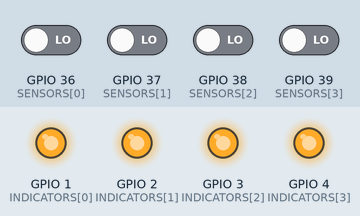
Simulated run of this sketch. Board: ESP32. Parts: output pins drawn as LEDs (lit = HIGH). The test bench sets the inputs (shaded band); at power-on: GPIO 36 (SENSORS[0]), GPIO 37 (SENSORS[1]), GPIO 38 (SENSORS[2]), GPIO 39 (SENSORS[3]) LOW.

Above: at 1.2 s.
1.3 s: GPIO 36 (SENSORS[0]) driven HIGH
At 2.3 s:
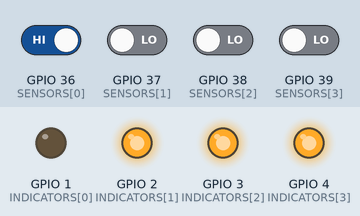
2.8 s: GPIO 37 (SENSORS[1]) driven HIGH
At 3.5 s:
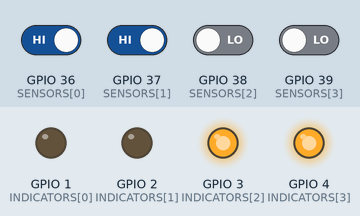
4.3 s: GPIO 38 (SENSORS[2]) driven HIGH
At 4.6 s:
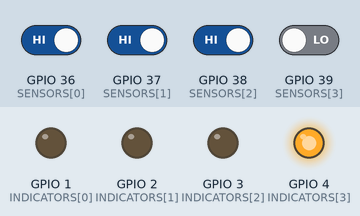
5.8 s: GPIO 39 (SENSORS[3]) driven HIGH
At 7.0 s:
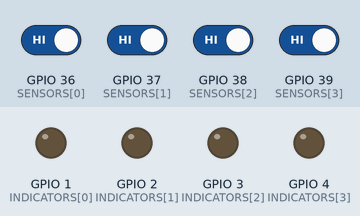
7.3 s: GPIO 36 (SENSORS[0]) driven LOW
At 8.1 s:
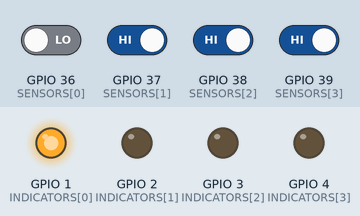
8.8 s: GPIO 37 (SENSORS[1]) driven LOW
At 9.2 s:
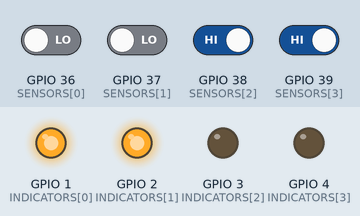
Timing chart, 0 to 11.3 s (numbered marks = the images above; inputs shaded):
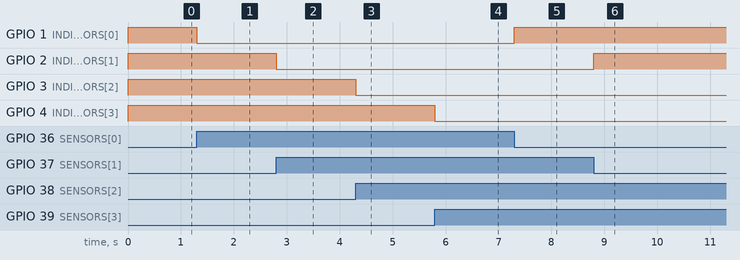

The sketch:

parking.ino
```cpp
/*
Notes:
Use data types like uint and uchar to save memory
*/

constexpr unsigned char NUM_CARS = 4;
constexpr byte SENSORS[] = {A0, A1, A2, A3};
constexpr byte INDICATORS[] = {D0, D1, D2, D3};

void setup(){
    for(int i=0; i<NUM_CARS; ++i){
        pinMode(INDICATORS[i], OUTPUT);
        digitalWrite(INDICATORS[i], LOW);
    }
}

void loop(){
    for(int i = 0; i < NUM_CARS; ++i){
        if(digitalRead(SENSORS[i])){
            digitalWrite(INDICATORS[i], LOW);
        }
        else{
            digitalWrite(INDICATORS[i], HIGH);
        }
    }
}
```

Measured:
- after the input at 1.3 s, GPIO 1 (INDICATORS[0]): HIGH → LOW at once
- after the input at 2.8 s, GPIO 2 (INDICATORS[1]): HIGH → LOW at once
- after the input at 4.3 s, GPIO 3 (INDICATORS[2]): HIGH → LOW at once
- after the input at 5.8 s, GPIO 4 (INDICATORS[3]): HIGH → LOW at once
- after the input at 7.3 s, GPIO 1 (INDICATORS[0]): LOW → HIGH at once
- after the input at 8.8 s, GPIO 2 (INDICATORS[1]): LOW → HIGH at once
